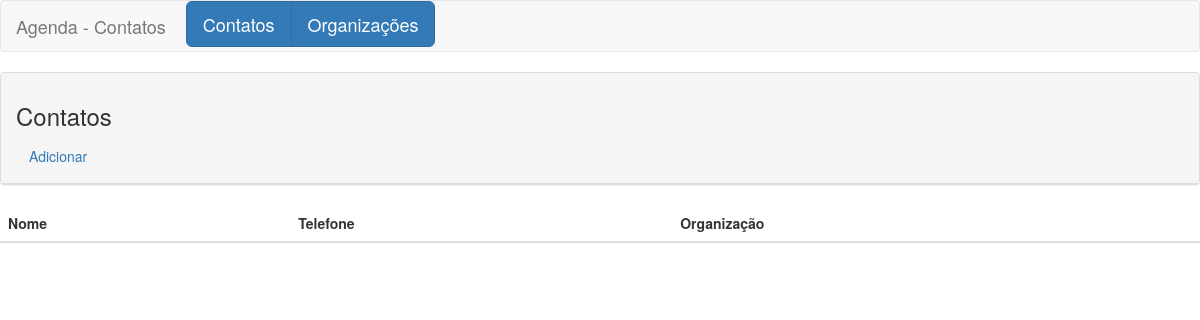
Before: / with the older database file.
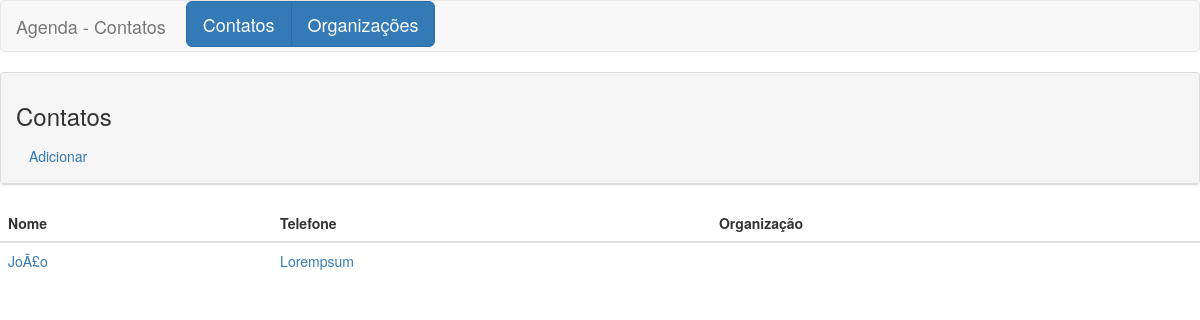
After: the same page with the newer database file.
### tables this page shows
CREATE TABLE `contatos` (
  `cod_contato` bigint(20) NOT NULL,
  `nome_contato` varchar(30) NOT NULL,
  `sobrenome` varchar(60) NOT NULL,
  `endereco` varchar(60) NOT NULL,
  `cep` varchar(9) NOT NULL,
  `bairro` varchar(30) NOT NULL,
  `cidade` varchar(30) NOT NULL,
  `cod_organizacao` bigint(20) NOT NULL,
  `data_criacao` datetime NOT NULL,
  `data_modificacao` datetime NOT NULL
);

### index.php (the view)
<?php
$title="Contatos";
require_once 'header.php';
?>
<div class="row col-md-12">
</div>
<div class="panel panel-default">
	<div class="panel-heading">
		<h3><?php echo 	$title ?></h3>
		<a href="novo_contato.php" class="btn btn-md-primary">Adicionar</a>
	</div>
</div>
<table class="table table-stripped">
	<thead>
		<tr>
			<th>Nome</th>
			<th>Telefone</th>
			<th>Organização</th>
		</tr>
	</thead>
	<tbody>
		<?php
		$consulta = $con->query("SELECT * FROM contatos LEFT JOIN (organizacoes) ON (organizacoes.cod_organizacao=contatos.cod_organizacao);");
		while ($linha = $consulta->fetch(PDO::FETCH_ASSOC)) {
			?>
			<tr>
				<td>
					<a href="edita_contato.php?c=<?php echo $linha['cod_contato'] ?>">
						<?php echo $linha['nome_contato'] ?>
					</a>
				</td>
				<td>
					<a href="edita_contato.php?c=<?php echo $linha['cod_contato'] ?>">
						<?php echo $linha['sobrenome'] ?>
					</a>
				</td>
			</tr>
			<?php } ?>
		</tbody>
	</table>
	<?php
	require_once 'footer.php';
	?>

### header.php (shortened to what this page needs)
<!DOCTYPE html>
<html lang="pt-br">
<head>
	<link href="css/bootstrap.min.css" rel="stylesheet">
</head>
<body>
<div class="content">
<div class="navbar navbar-default">
	<div class="navbar-header">
		<a href="#" class="navbar-brand ">
			Agenda - <?php echo $title ?>
		</a>
	</div>
	<div class="btn-toolbar">
		<div class="btn-group-lg btn-group">
			<a href="index.php" class="btn btn-primary">Contatos</a>
			<a href="organizacoes.php" class="btn btn-primary ">Organizações</a>
		</div>
	</div>
</div>

### footer.php (shortened to what this page needs)
</div>
</body>
</html>

Changed rows visible on the page:
added contatos: nome_contato "JoÃ£o", sobrenome "Lorempsum"
